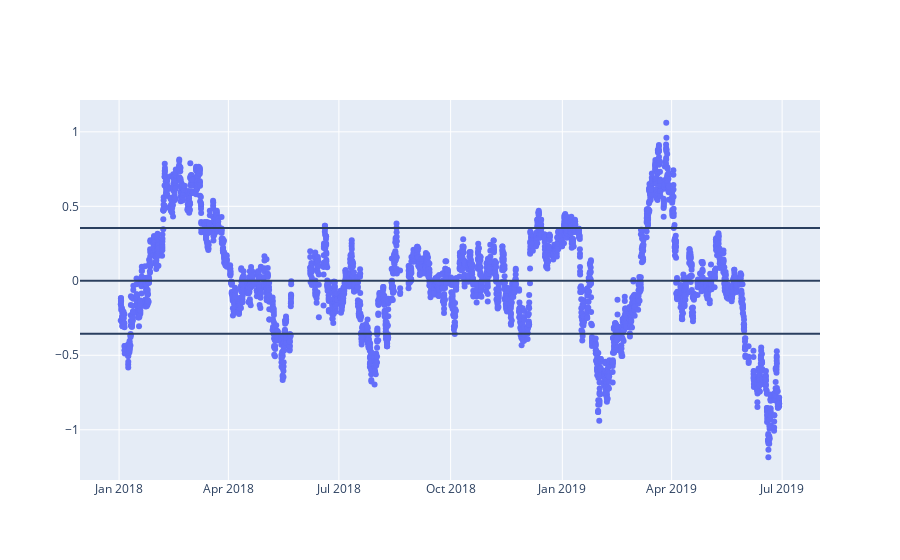

The notebook cell saved with this chart:
### Markdown cell above
We use 1-sigma for limits and the graph is resulted like that with limits for train data. It is applied in linreg function.

### Code cell
fig = go.Figure()

fig.add_trace(go.Scatter(x=linear_result1.index,
                        y=linear_result1['Residuals'],
                        mode='markers',
                        name='reality'))

fig.add_hline(UCL)
fig.add_hline(LCL)
fig.add_hline(mean)

fig.show()

### Figure 1 — Plotly figure (JSON) as saved in the notebook; plotly's stock layout.template omitted (floating-point values rounded to 4 significant figures; data arrays with more than 128 entries replaced by an {"elided": "..."} marker saying what was removed)
{"data": [{"mode": "markers", "name": "reality", "type": "scatter", "x": {"elided": "3600 str values"}, "y": {"elided": "3600 float values"}}], "layout": {"shapes": [{"type": "line", "x0": 0, "x1": 1, "xref": "x domain", "y0": 0.3552, "y1": 0.3552, "yref": "y"}, {"type": "line", "x0": 0, "x1": 1, "xref": "x domain", "y0": -0.3552, "y1": -0.3552, "yref": "y"}, {"type": "line", "x0": 0, "x1": 1, "xref": "x domain", "y0": 1.285e-16, "y1": 1.285e-16, "yref": "y"}]}}
